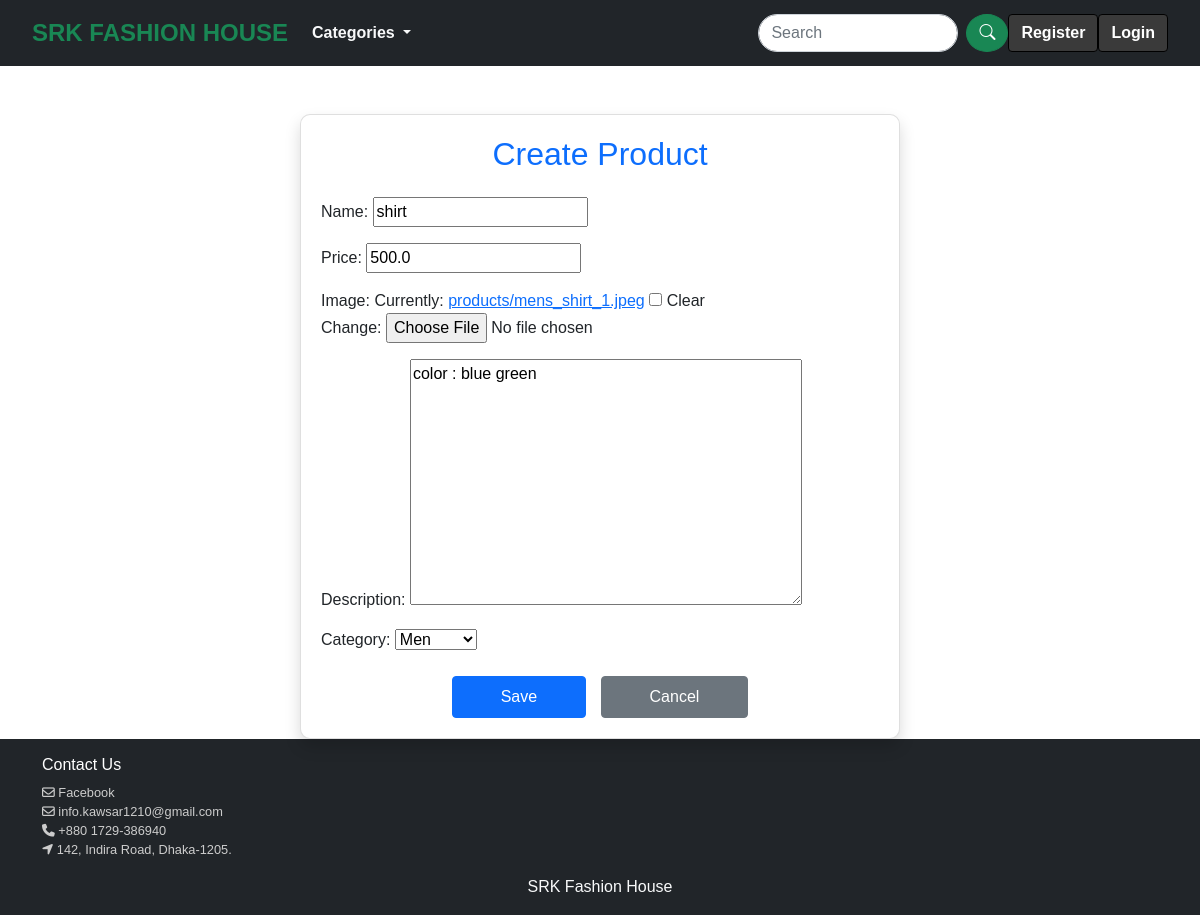
Page /products/product/update/1/ on the earlier database version.
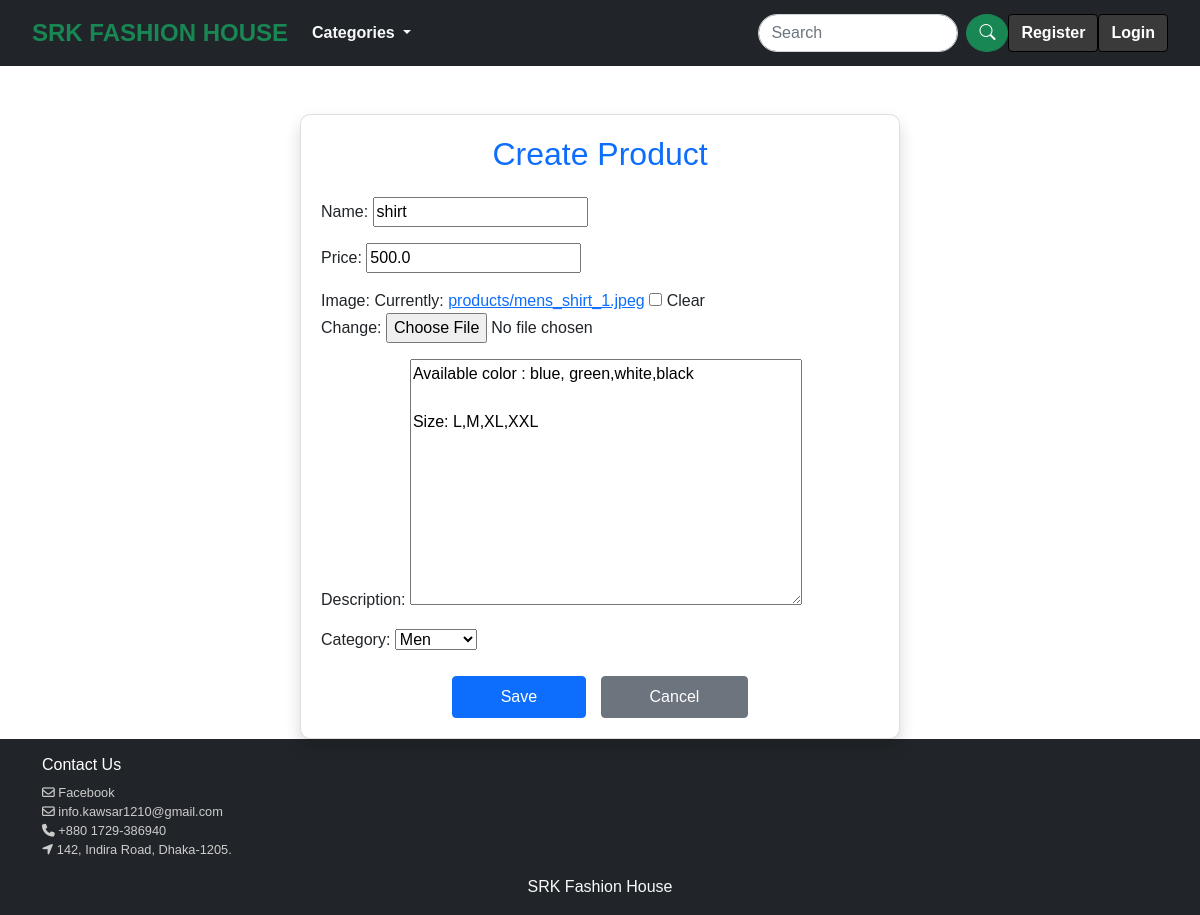
Same page on the later database version.
### products/models.py (models this page shows, shortened)
class Product(models.Model):
    name = models.CharField(max_length=100)
    price = models.FloatField()
    image = models.ImageField(upload_to='products', null=True, blank=True)
    description = models.TextField()
    CATEGORY_CHOICES = [
        ('men', 'Men'),
        ('women', 'Women'),
        ('children', 'Children'),
    ]
    category = models.CharField(
        max_length=100,
        choices=CATEGORY_CHOICES,
        default='women',
    )

### products/views.py (the view)
# urls.py: path('product/update/<int:pk>/', views.update_product, name='update_product'),
def update_product(request, pk):
    product = get_object_or_404(Product, pk=pk)
    if request.method == 'POST':
        form = ProductForm(request.POST, request.FILES, instance=product)
        if form.is_valid():
            form.save()
            return redirect('home')
    else:
        form = ProductForm(instance=product)
    return render(request, 'products/create_product.html', {'form': form})

### products/forms.py
class ProductForm(forms.ModelForm):
    class Meta:
        model = Product
        fields = ['name', 'price', 'image', 'description', 'category']

### templates/products/create_product.html (shortened to what this page needs)
{% extends 'base.html' %}
{% block content %}
<div class="container mt-5">
    <div class="card shadow" style="max-width: 600px; margin: auto; padding: 20px; border-radius: 10px;">
        <h2 class="text-center text-primary mb-4">Create Product</h2>
        <form method="post" enctype="multipart/form-data">
            <div class="form-group">
                {{ form.as_p }}
            </div>
            <div class="text-center mt-4">
                <button type="submit" class="btn btn-primary px-5 py-2" style="font-size: 16px;">Save</button>
                <a href="{% url 'shop' %}" class="btn btn-secondary px-5 py-2" style="font-size: 16px; margin-left: 10px;">Cancel</a>
            </div>
        </form>
    </div>
</div>
{% endblock %}

Differences in the rows shown:
changed Product "shirt": description "color : blue green" → "Available color : blue, green,white,black Size: L,M,XL,XXL"
